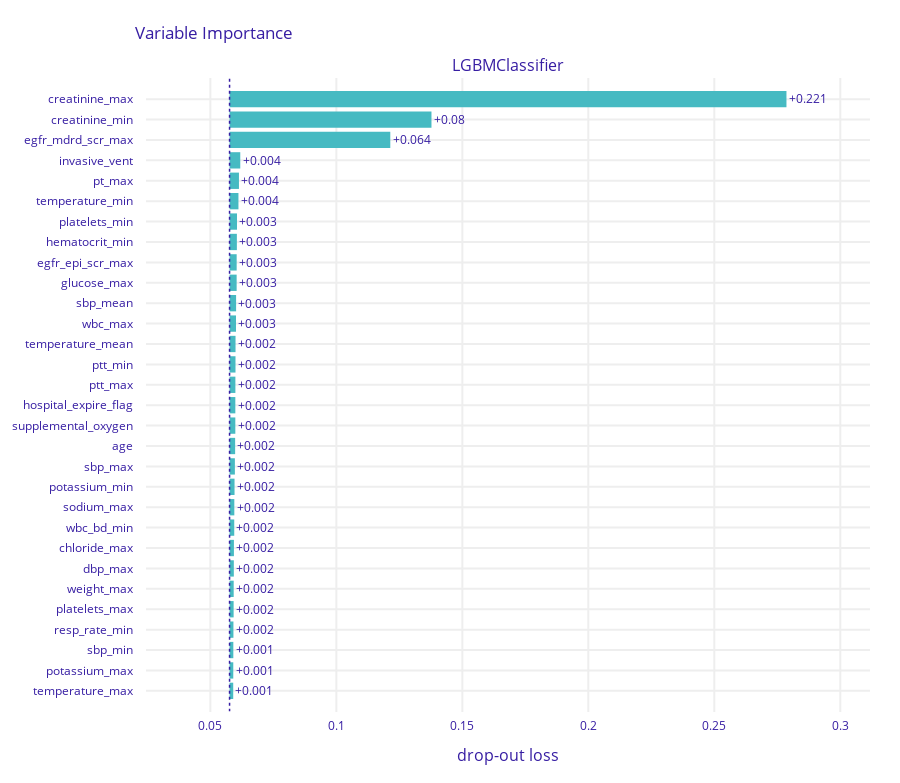

Here is the notebook cell this chart was saved with:
### Code cell
exp.model_parts().plot(max_vars=30)

### Figure 1 — Plotly figure (JSON) as saved in the notebook; plotly's stock layout.template omitted (floating-point values rounded to 4 significant figures)
{"data": [{"base": 0.05761, "hoverinfo": "text", "hoverlabel": {"bgcolor": "rgba(0,0,0,0.8)"}, "hovertext": ["Model: LGBMClassifier loss after<br>variable: creatinine_max is permuted: 0.279<br>Drop-out loss change: +0.221", "Model: LGBMClassifier loss after<br>variable: creatinine_min is permuted: 0.138<br>Drop-out loss change: +0.08", "Model: LGBMClassifier loss after<br>variable: egfr_mdrd_scr_max is permuted: 0.121<br>Drop-out loss change: +0.064", "Model: LGBMClassifier loss after<br>variable: invasive_vent is permuted: 0.062<br>Drop-out loss change: +0.004", "Model: LGBMClassifier loss after<br>variable: pt_max is permuted: 0.061<br>Drop-out loss change: +0.004", "Model: LGBMClassifier loss after<br>variable: temperature_min is permuted: 0.061<br>Drop-out loss change: +0.004", "Model: LGBMClassifier loss after<br>variable: platelets_min is permuted: 0.061<br>Drop-out loss change: +0.003", "Model: LGBMClassifier loss after<br>variable: hematocrit_min is permuted: 0.061<br>Drop-out loss change: +0.003", "Model: LGBMClassifier loss after<br>variable: egfr_epi_scr_max is permuted: 0.06<br>Drop-out loss change: +0.003", "Model: LGBMClassifier loss after<br>variable: glucose_max is permuted: 0.06<br>Drop-out loss change: +0.003", "Model: LGBMClassifier loss after<br>variable: sbp_mean is permuted: 0.06<br>Drop-out loss change: +0.003", "Model: LGBMClassifier loss after<br>variable: wbc_max is permuted: 0.06<br>Drop-out loss change: +0.003", "Model: LGBMClassifier loss after<br>variable: temperature_mean is permuted: 0.06<br>Drop-out loss change: +0.002", "Model: LGBMClassifier loss after<br>variable: ptt_min is permuted: 0.06<br>Drop-out loss change: +0.002", "Model: LGBMClassifier loss after<br>variable: ptt_max is permuted: 0.06<br>Drop-out loss change: +0.002", "Model: LGBMClassifier loss after<br>variable: hospital_expire_flag is permuted: 0.06<br>Drop-out loss change: +0.002", "Model: LGBMClassifier loss after<br>variable: supplemental_oxygen is permuted: 0.06<br>Drop-out loss change: +0.002", "Model: LGBMClassifier loss after<br>variable: age is permuted: 0.06<br>Drop-out loss change: +0.002", "Model: LGBMClassifier loss after<br>variable: sbp_max is permuted: 0.06<br>Drop-out loss change: +0.002", "Model: LGBMClassifier loss after<br>variable: potassium_min is permuted: 0.06<br>Drop-out loss change: +0.002", "Model: LGBMClassifier loss after<br>variable: sodium_max is permuted: 0.06<br>Drop-out loss change: +0.002", "Model: LGBMClassifier loss after<br>variable: wbc_bd_min is permuted: 0.059<br>Drop-out loss change: +0.002", "Model: LGBMClassifier loss after<br>variable: chloride_max is permuted: 0.059<br>Drop-out loss change: +0.002", "Model: LGBMClassifier loss after<br>variable: dbp_max is permuted: 0.059<br>Drop-out loss change: +0.002", "Model: LGBMClassifier loss after<br>variable: weight_max is permuted: 0.059<br>Drop-out loss change: +0.002", "Model: LGBMClassifier loss after<br>variable: platelets_max is permuted: 0.059<br>Drop-out loss change: +0.002", "Model: LGBMClassifier loss after<br>variable: resp_rate_min is permuted: 0.059<br>Drop-out loss change: +0.002", "Model: LGBMClassifier loss after<br>variable: sbp_min is permuted: 0.059<br>Drop-out loss change: +0.001", "Model: LGBMClassifier loss after<br>variable: potassium_max is permuted: 0.059<br>Drop-out loss change: +0.001", "Model: LGBMClassifier loss after<br>variable: temperature_max is permuted: 0.059<br>Drop-out loss change: +0.001"], "marker": {"color": "#46bac2"}, "orientation": "h", "showlegend": false, "text": ["+0.221", "+0.08", "+0.064", "+0.004", "+0.004", "+0.004", "+0.003", "+0.003", "+0.003", "+0.003", "+0.003", "+0.003", "+0.002", "+0.002", "+0.002", "+0.002", "+0.002", "+0.002", "+0.002", "+0.002", "+0.002", "+0.002", "+0.002", "+0.002", "+0.002", "+0.002", "+0.002", "+0.001", "+0.001", "+0.001"], "textposition": "outside", "type": "bar", "x": [0.221, 0.08013, 0.06379, 0.004253, 0.003728, 0.00353, 0.002951, 0.002901, 0.002821, 0.002816, 0.002596, 0.002566, 0.002369, 0.002359, 0.002316, 0.002293, 0.00229, 0.002217, 0.002113, 0.001978, 0.001891, 0.001858, 0.001731, 0.001691, 0.00164, 0.001611, 0.001536, 0.001497, 0.001479, 0.001453], "xaxis": "x", "y": ["creatinine_max", "creatinine_min", "egfr_mdrd_scr_max", "invasive_vent", "pt_max", "temperature_min", "platelets_min", "hematocrit_min", "egfr_epi_scr_max", "glucose_max", "sbp_mean", "wbc_max", "temperature_mean", "ptt_min", "ptt_max", "hospital_expire_flag", "supplemental_oxygen", "age", "sbp_max", "potassium_min", "sodium_max", "wbc_bd_min", "chloride_max", "dbp_max", "weight_max", "platelets_max", "resp_rate_min", "sbp_min", "potassium_max", "temperature_max"], "yaxis": "y"}], "layout": {"annotations": [{"font": {"size": 16}, "showarrow": false, "text": "LGBMClassifier", "x": 0.5, "xanchor": "center", "xref": "paper", "y": 1, "yanchor": "bottom", "yref": "paper"}, {"font": {"size": 16}, "showarrow": false, "text": "drop-out loss", "x": 0.5, "xanchor": "center", "xref": "paper", "y": 0, "yanchor": "top", "yref": "paper", "yshift": -30}], "font": {"color": "#371ea3"}, "height": 783, "margin": {"b": 71, "r": 30, "t": 78}, "shapes": [{"line": {"color": "#371ea3", "dash": "dot", "width": 1.5}, "type": "line", "x0": 0.05761, "x1": 0.05761, "xref": "x", "y0": -1, "y1": 30, "yref": "y"}], "title": {"text": "Variable Importance", "x": 0.15}, "xaxis": {"anchor": "y", "automargin": true, "domain": [0, 1], "fixedrange": true, "gridwidth": 2, "range": [0.02445, 0.3118], "tickcolor": "white", "ticklen": 3, "ticks": "outside", "type": "linear", "zeroline": false}, "yaxis": {"anchor": "x", "automargin": true, "autorange": "reversed", "domain": [0, 1], "fixedrange": true, "gridwidth": 2, "tickcolor": "white", "ticklen": 10, "ticks": "outside", "type": "category"}}}
